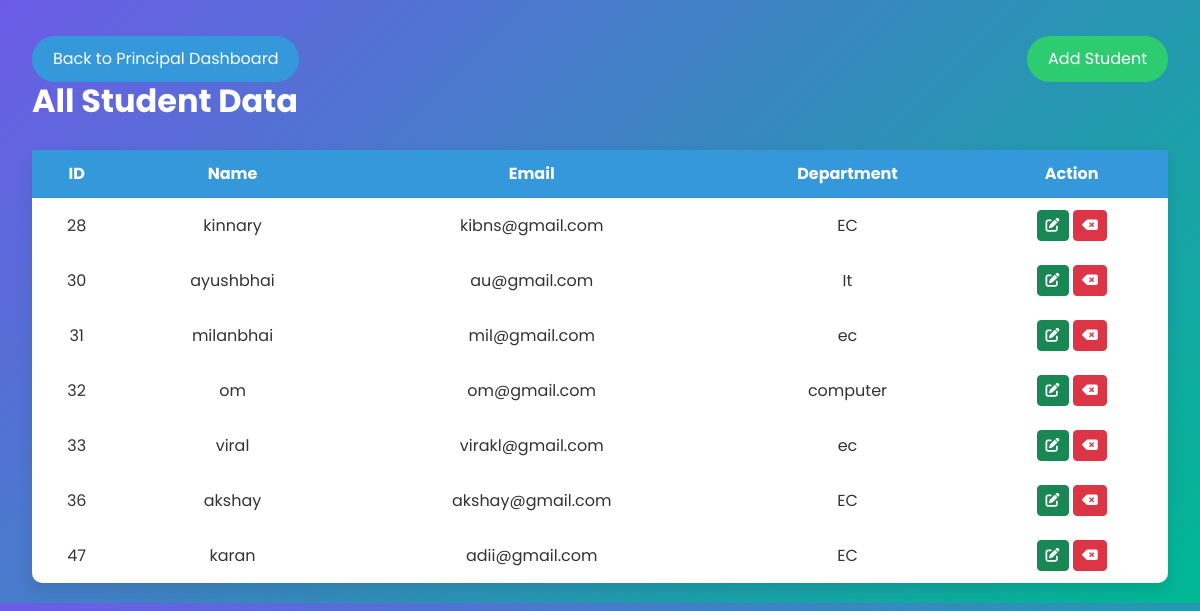
Page /update-student/ on the committed database.
### insta/models.py (models this page shows)
class User(AbstractUser):
    email = models.EmailField(max_length=255, unique=True)
    date_of_birth = models.DateField(null=True, blank=True)
    joining_date = models.DateTimeField(null=True,blank=True)
    subject = models.CharField(max_length=100,null=True)
    DAY_CHOICES = (
        ('Monday', 'Monday'),
        ('Tuesday', 'Tuesday'),
        ('Wednesday', 'Wednesday'),
        ('Thursday', 'Thursday'),
        ('Friday', 'Friday'),
    )
    ROLES = (
        ("principal", 'Principal'),
        ('teacher', 'Teacher'),
        ('student', 'Student'),
    )
    department=(
        ("EC","EC"),
        ("IT","IT"),
        ("COMPUTER","COMPUTER"),
    )
    day = models.CharField(max_length=10, choices=DAY_CHOICES, null=True)
    role = models.CharField(max_length=100, choices=ROLES,default="student")
    dept=models.CharField(max_length=100,choices=department,default="EC")
    is_staff = models.BooleanField(default=True)
    is_active = models.BooleanField(default=True)
    is_superuser=models.BooleanField(default=True)
    objects = MyUserManager()
    USERNAME_FIELD = "email"
    REQUIRED_FIELDS = []

### insta/views.py (the view)
# urls.py: path('update-student/', views.student_field, name='update_student_field'),
def student_field(request):
    studentall=User.objects.filter(role="student")
    context={
        "students":studentall
    }
    if studentall!=[]:
       return render(request,"studentdata.html",context=context)
    else:
        context={
            "error_message":"no student available"
        }
        return render(request,"studentdata.html",context=context)

### insta/templates/studentdata.html (shortened to what this page needs)
<!DOCTYPE html>
<html lang="en">
<head>
    <link href="https://cdn.jsdelivr.net/npm/bootstrap@5.2.3/dist/css/bootstrap.min.css" rel="stylesheet"
/>
    <link rel="stylesheet" href="https://cdnjs.cloudflare.com/ajax/libs/font-awesome/6.5.1/css/all.min.css"
/>
</head>
<body>
<div class="container">
    <div class="row">
        <div class="col-md-12">
            <div class="d-flex justify-content-between align-items-center mt-3">
                <div class="back-button-container">
                    <button type="button" class="btn back-button" onclick="window.location.href='{% url 'dashboard' %}'">Back to Principal Dashboard</button>
                </div>
                <button type="button" class="btn add-student-btn" data-bs-toggle="modal"
                        data-bs-target="#addStudentModal">
                    Add Student
                </button>
            </div>
        </div>
    </div>
    <h2>All Student Data</h2>
    <table class="student-table">
        <thead>
        <tr>
            <th>ID</th>
            <th>Name</th>
            <th>Email</th>
            <th>Department</th>
            <th>Action</th>
        </tr>
        </thead>
        <tbody>
        {% if students %}
            {% for student in students %}
            <tr>
                <td>{{ student.id }}</td>
                <td>{{ student.username }}</td>
                <td>{{ student.email }}</td>
                <td>{{ student.dept }}</td>
                <td>
                    <a href="" class="btn btn-success btn-sm" data-bs-toggle="modal" data-bs-target="#updateStudentModal_{{student.id}}">
                        <i class="fa-solid fa-pen-to-square"></i>
                    </a>
                    <a href="" class="btn btn-danger btn-sm" data-bs-toggle="modal" data-bs-target="#deleteStudentModal_{{student.id}}">
                        <i class="fa-solid fa-delete-left"></i>
                    </a>
                </td>
            </tr>
            {% endfor %}
        {% endif %}
        </tbody>
    </table>
</div>
</body>
</html>

### insta/templates/studentdata.html (style rules this page uses)
body { font-family: 'Poppins', sans-serif; background: linear-gradient(135deg, #6c5ce7, #00b894); color: #fff; margin: 0; padding: 20px; }
.container { max-width: 1200px; margin: 0 auto; }
h2 { font-weight: 700; font-size: 2rem; margin-bottom: 30px; }
.student-table { width: 100%; border-collapse: collapse; margin-top: 20px; background-color: #fff; color: #333; border-radius: 10px; box-shadow: 0 6px 15px rgba(0, 0, 0, 0.1); }
.student-table th, .student-table td { padding: 12px; text-align: center; }
.student-table th { background-color: #3498db; color: white; }
.back-button { background-color: #3498db; color: white; border-radius: 30px; padding: 10px 20px; transition: background-color 0.3s ease; }
.add-student-btn { background-color: #2ecc71; color: white; padding: 10px 20px; border-radius: 30px; transition: background-color 0.3s ease; }

### rows in the picture
User: id "28", username "kinnary", email "kibns@gmail.com", dept "EC"
User: id "30", username "ayushbhai", email "au@gmail.com", dept "It"
User: id "31", username "milanbhai", email "mil@gmail.com", dept "ec"
User: id "32", username "om", email "om@gmail.com", dept "computer"
User: id "33", username "viral", email "virakl@gmail.com", dept "ec"
User: id "36", username "akshay", email "akshay@gmail.com", dept "EC"
User: id "47", username "karan", email "adii@gmail.com", dept "EC"
